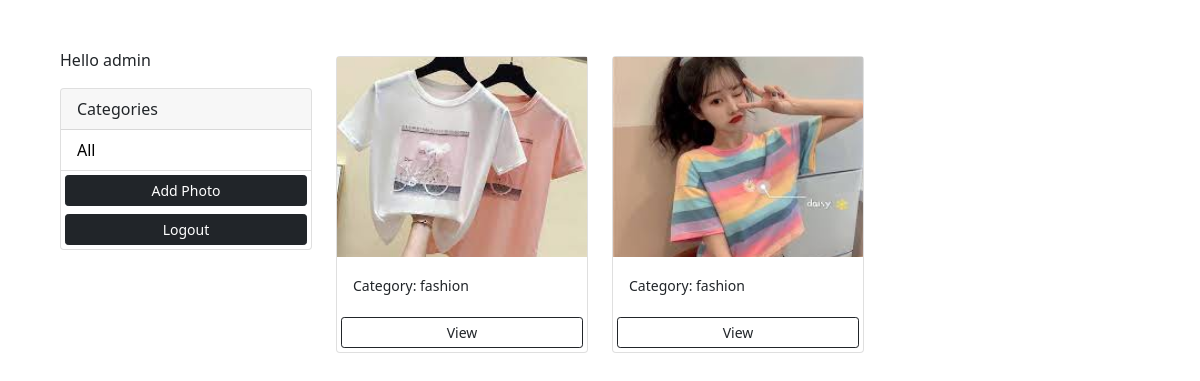
Page /category/fashion/ (signed in) on the committed database.
### gallery/models.py (models this page shows, shortened)
class Photo(models.Model):
    name = models.CharField(_("name"), max_length=250)
    image = models.ImageField(_("image"), upload_to='photo/')
    category = models.ForeignKey("Category",  related_name="photo_category", verbose_name=_("category"), on_delete=models.CASCADE)
    desc = models.TextField(_("desc"))
    class Meta:
        verbose_name = _("Photo")
        verbose_name_plural = _("Photos")
    def get_absolute_url(self):
        return reverse("photo", kwargs={"id": self.id})

class Category(models.Model):
    name = models.CharField(_("name"), max_length=250)
    user = models.ForeignKey(User, related_name="category_user", verbose_name=_("user"), on_delete=models.CASCADE)
    class Meta:
        verbose_name = _("Category")
        verbose_name_plural = _("Categorys")

### gallery/views.py (the view)
# urls.py: path('category/<str:category>/', views.photo_by_category , name='photo_by_category'),
def photo_by_category(request , category):
    my_category = Category.objects.get(name=category)
    photo_category = Photo.objects.filter(category=my_category)
    context = {
        'photo_category':photo_category
    }
    return render(request , 'photo_by_category.html',context)

### templates/photo_by_category.html (shortened to what this page needs)
<!DOCTYPE html>
<html lang="en">
<head>
    <link href="https://cdn.jsdelivr.net/npm/bootstrap@5.0.0-beta1/dist/css/bootstrap.min.css" rel="stylesheet"
>
</head>
<body class="m-5">
    <div class="container">
        <div class="row">
            <div class="col-md-3">
                {% if request.user.is_authenticated %}
                <p>Hello {{request.user}}</p>
                {% endif %}
                <div class="card">
                    <div class="card-header">
                        Categories
                    </div>
                    <ul class="list-group list-group-flush">
                        <li class="list-group-item">
                            <a href="#">All</a>
                        </li>
                        <a href="#" class="btn btn-dark btn-block btn-sm m-1">Add Photo</a>
                        <a href="#" class="btn btn-dark btn-block btn-sm m-1">Logout</a>
                    </ul>
                </div>
            </div>
            <div class="col-md-9">
                <div class="row">
                    {% for photo in photo_category %}
                    <div class="col-md-4">
                        <div class="card my-2">
                            <img class="image-thumbail" src="{{photo.image.url}}" alt="Card image cap">
                            <div class="card-body">
                                <small>Category: {{photo.category.name}}</small>
                            </div>
                            <a href="{{ photo.get_absolute_url }}" class="btn btn-outline-dark btn-sm m-1">View</a>
                        </div>
                    </div>
                    {% empty %}
                    <h3>No photos...</h3>
                    {% endfor %}
                </div>
            </div>
        </div>
    </div>
</body>
</html>

### templates/photo_by_category.html (style rules this page uses)
.image-thumbail { height: 200px; object-fit: cover; }
.list-group-item a { text-decoration: none; color: black; }

### rows in the picture
Photo: image (picture), category.name "fashion"
Photo: image (picture), category.name "fashion"

### other values in the picture
{{ request.user }} "admin"
